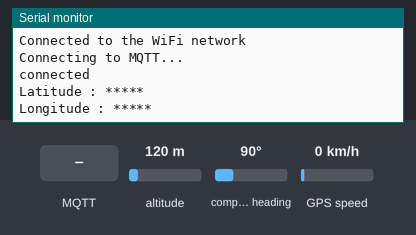
This sketch was run on a simulated ESP8266 (NodeMCU). Parts: the last lines printed to the serial monitor. The inputs (shaded band) are chosen by the test bench; at power-on: altitude 120 m, compass heading 90°, GPS speed 0 km/h. WiFi joins after 1.5 s; servers stay silent unless stated; the GPS gets a fix after 3 s at 37.7749, -122.4194 with 8 satellites; no MQTT or app messages arrive unless stated.

Above: at 2.7 s.
2.8 s: MQTT message "1" arrives on the first subscribed topic
At 6.5 s:
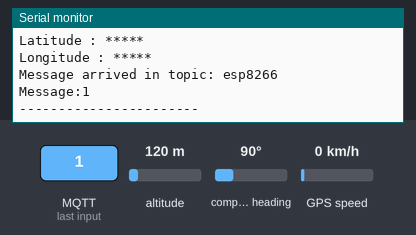
7.0 s: MQTT message "on" arrives on the first subscribed topic
At 10.7 s:
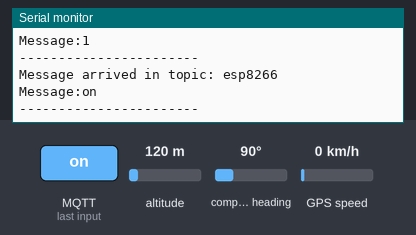
11.0 s: MQTT message "off" arrives on the first subscribed topic
At 15.1 s:
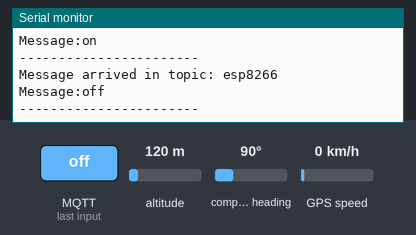

The sketch:

mqtt.ino
```cpp
#include <ESP8266WiFi.h>
#include <PubSubClient.h>
#include <TinyGPS++.h>
#include <SoftwareSerial.h>
/* Create object named bt of the class SoftwareSerial */
SoftwareSerial GPS_SoftSerial(4,5);/* (Rx, Tx) pin (
/* Create an object named gps of the class TinyGPSPlus */
TinyGPSPlus gps;

volatile float minutes, seconds;
volatile int degree, secs, mins;

const char* ssid = "myphone";                   // wifi ssid
const char* password =  "babydoll";         // wifi password
const char* mqttServer = "192.168.43.185";    // IP adress Raspberry Pi
const int mqttPort = 1883;
const char* mqttUser = "";      // if you don't have MQTT Username, no need input
const char* mqttPassword = "";  // if you don't have MQTT Password, no need input

WiFiClient espClient;
PubSubClient client(espClient);

void setup() {
  GPS_SoftSerial.begin(9600); /* Define baud rate for software serial communication */
  Serial.begin(115200);

  WiFi.begin(ssid, password);

  while (WiFi.status() != WL_CONNECTED) {
    delay(500);
    Serial.println("Connecting to WiFi..");
  }
  Serial.println("Connected to the WiFi network");

  client.setServer(mqttServer, mqttPort);
  client.setCallback(callback);

  while (!client.connected()) {
    Serial.println("Connecting to MQTT...");

    if (client.connect("ESP8266Client", mqttUser, mqttPassword )) {

      Serial.println("connected");

    } else {

      Serial.print("failed with state ");
      Serial.print(client.state());
      delay(2000);

    }
  }

//  client.publish("esp8266", "i love you idiot");
//  client.subscribe("esp8266");

}

void callback(char* topic, byte* payload, unsigned int length) {

  Serial.print("Message arrived in topic: ");
  Serial.println(topic);

  Serial.print("Message:");
  for (int i = 0; i < length; i++) {
    Serial.print((char)payload[i]);
  }

  Serial.println();
  Serial.println("-----------------------");

}


void loop() {
 smartDelay(1000); /* Generate precise delay of 1ms */
        unsigned long start;
         char msg[100];
        double lat_val, lng_val, alt_m_val;
        uint8_t hr_val, min_val, sec_val;
        bool loc_valid, alt_valid, time_valid;
        lat_val = gps.location.lat(); /* Get latitude data */
        loc_valid = gps.location.isValid(); /* Check if valid location data is available */
        lng_val = gps.location.lng(); /* Get longtitude data */
         if (!loc_valid)
        {
          Serial.print("Latitude : ");
          Serial.println("*****");
          Serial.print("Longitude : ");
          Serial.println("*****");
        }
        else
        {

          //Serial.println(lat_val, 6);


         // Serial.println(lng_val, 6);
          snprintf(msg,100,"%f %f",lat_val, lng_val);


        }

    delay(3000);
    client.publish("esp8266",msg);
    client.subscribe("esp8266");

  client.loop();
}
static void smartDelay(unsigned long ms)
{
  unsigned long start = millis();
  do
  {
    while (GPS_SoftSerial.available())  /* Encode data read from GPS while data is available on serial port */
      gps.encode(GPS_SoftSerial.read());
/* Encode basically is used to parse the string received by the GPS and to store it in a buffer so that information can be extracted from it */
  } while (millis() - start < ms);
}
```

Measured:
- after the input at 2.8 s, the serial monitor: prints a new line after 2.8 s (image 1)
- after the input at 7.0 s, the serial monitor: prints a new line after 2.6 s (image 2)
- after the input at 11.0 s, the serial monitor: prints a new line after 2.6 s (image 3)
